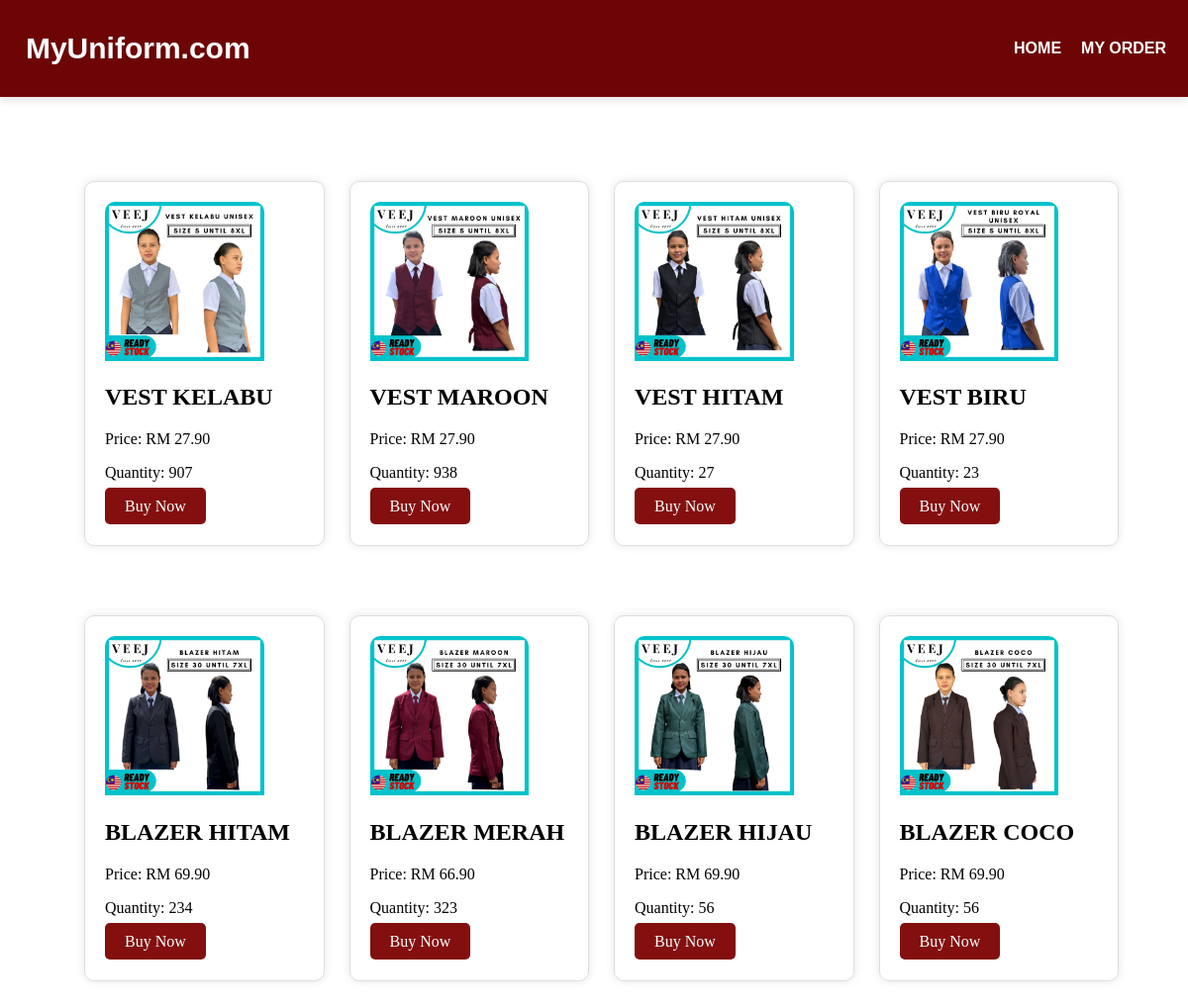
The page /MyUnifoorm/product/ on the database its author committed.
### MyUnifoorm/models.py (models this page shows)
class Product(models.Model):
    ProductID = models.CharField(max_length=5,primary_key=True)
    ProductName = models.TextField()
    ProdImg = models.ImageField(upload_to="productpic" ,default="null")
    Description = models.TextField()
    Price = models.FloatField()
    Brand = models.CharField(max_length=20)
    Size = models.CharField(max_length=4)
    Color = models.CharField(max_length=10)
    Quantity = models.IntegerField()
    Material = models.CharField(max_length=20)

### MyUnifoorm/views.py (the view)
# urls.py: path('product/', views.product_view, name='product'),
def product_view(request):
    products = Product.objects.all()
    return render(request, 'product.html', {'products': products})

### MyUnifoorm/templates/product.html (shortened to what this page needs)
<!DOCTYPE html>
<html lang="en">
<head>
</head>
<body>
    <header>
        <div class="logo">
            <p>MyUniform.com</p>
        </div>
        <nav>
            <ul>
                <li><a href="/MyUnifoorm/">HOME</a></li>
                <li><a href="/MyUnifoorm/product/orderhistory/">MY ORDER</a></li>
            </ul>
        </nav>
    </header>
<div class="container">
    <div class="row">
        {% for product in products %}
            <div class="col-md-3">
                <div class="product-container">
                    <img src="{{ product.ProdImg.url }}" alt="{{ product.ProductName }}">
                    <h2>{{ product.ProductName }}</h2>
                    <p>Price: RM {{ product.Price|floatformat:2  }}</p>
                    <p>Quantity: {{ product.Quantity }}</p>
                    <a href="{% url 'order' product.ProductID %}" class="btn btn-primary">Buy Now</a>
                </div>
            </div>
            {% if forloop.counter|divisibleby:4 %}
                </div><div class="row">
            {% endif %}
        {% endfor %}
    </div>
</div>
</body>
</html>

### MyUnifoorm/templates/product.html (style rules this page uses)
body { margin: 0; padding: 0; }
header { background-color: #6d0505; color: #fff; padding: 2px; display: flex; justify-content: space-between; align-items: center; box-shadow: 0 4px 8px rgba(0, 0, 0, 0.1); position: sticky; top: 0; z-index: 1000; }
.logo { font-size: 30px; font-family: 'Trebuchet MS', 'Lucida Sans Unicode', 'Lucida Grande', 'Lucida Sans', Arial, sans-serif; font-weight: 600; margin-left: 2%; }
nav { margin-left: auto; }
nav ul { list-style-type: none; margin: 0; padding: 0; display: flex; }
nav li { margin-right: 20px; }
nav a { color: #fff; text-decoration: none; font-family: 'Trebuchet MS', 'Lucida Sans Unicode', 'Lucida Grande', 'Lucida Sans', Arial, sans-serif; font-weight: 600; position: relative; padding: 5px 0; }
nav a::after { content: ''; display: block; width: 0; height: 2px; background: #ccc; transition: width .3s; position: absolute; bottom: 0; left: 0; }
.product-container { margin: 20px; margin-top: 20px; padding-top: 30px; padding: 20px; padding-bottom: 30px; border: 1px solid #ddd; border-radius: 10px; box-shadow: 0 0 10px rgba(0, 0, 0, 0.1); width: 75%; display: inline-block; }
.product-container img { width: 100%; height: auto; max-width: 80%; max-height: 200px; object-fit: contain; border-radius: 10px 10px 0 0; }
.row { display: flex; flex-wrap: wrap; padding: 15px 15px 15px 15px; }
.container { padding:50px }
.col-md-3 { width: 25%; }
.product-container a.btn { background-color: #830f0f; color: #fff; padding: 10px 20px; border: none; border-radius: 5px; cursor: pointer; transition: background-color 0.3s; text-decoration: none; }

### rows shown on the page
Product: ProdImg (picture), ProductName "VEST KELABU", Price "27.90", Quantity "907"
Product: ProdImg (picture), ProductName "VEST MAROON", Price "27.90", Quantity "938"
Product: ProdImg (picture), ProductName "VEST HITAM", Price "27.90", Quantity "27"
Product: ProdImg (picture), ProductName "VEST BIRU", Price "27.90", Quantity "23"
Product: ProdImg (picture), ProductName "BLAZER HITAM", Price "69.90", Quantity "234"
Product: ProdImg (picture), ProductName "BLAZER MERAH", Price "66.90", Quantity "323"
Product: ProdImg (picture), ProductName "BLAZER HIJAU", Price "69.90", Quantity "56"
Product: ProdImg (picture), ProductName "BLAZER COCO", Price "69.90", Quantity "56"
